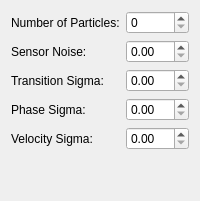
                     <widget class="QWidget" name="page_67">
                      <layout class="QGridLayout" name="gridLayout_89">
                       <item row="0" column="0">
                        <layout class="QFormLayout" name="formLayout_40">
                         <item row="0" column="0">
                          <widget class="QLabel" name="label_181">
                           <property name="text">
                            <string>Number of Particles:</string>
                           </property>
                          </widget>
                         </item>
                         <item row="0" column="1">
                          <widget class="QSpinBox" name="pipelineTool_particleClassifier_numParticles"/>
                         </item>
                         <item row="1" column="0">
                          <widget class="QLabel" name="label_180">
                           <property name="text">
                            <string>Sensor Noise:</string>
                           </property>
                          </widget>
                         </item>
                         <item row="1" column="1">
                          <widget class="QDoubleSpinBox" name="pipelineTool_particleClassifier_sensorNoise"/>
                         </item>
                         <item row="2" column="0">
                          <widget class="QLabel" name="label_183">
                           <property name="text">
                            <string>Transition Sigma:</string>
                           </property>
                          </widget>
                         </item>
                         <item row="2" column="1">
                          <widget class="QDoubleSpinBox" name="pipelineTool_particleClassifier_transitionSigma"/>
                         </item>
                         <item row="3" column="0">
                          <widget class="QLabel" name="label_184">
                           <property name="text">
                            <string>Phase Sigma:</string>
                           </property>
                          </widget>
                         </item>
                         <item row="3" column="1">
                          <widget class="QDoubleSpinBox" name="pipelineTool_particleClassifier_phaseSigma"/>
                         </item>
                         <item row="4" column="0">
                          <widget class="QLabel" name="label_185">
                           <property name="text">
                            <string>Velocity Sigma:</string>
                           </property>
                          </widget>
                         </item>
                         <item row="4" column="1">
                          <widget class="QDoubleSpinBox" name="pipelineTool_particleClassifier_velocitySigma"/>
                         </item>
                        </layout>
                       </item>
                       <item row="1" column="0">
                        <spacer name="verticalSpacer_9">
                         <property name="orientation">
                          <enum>Qt::Vertical</enum>
                         </property>
                         <property name="sizeHint" stdset="0">
                          <size>
                           <width>20</width>
                           <height>40</height>
                          </size>
                         </property>
                        </spacer>
                       </item>
                      </layout>
                     </widget>
